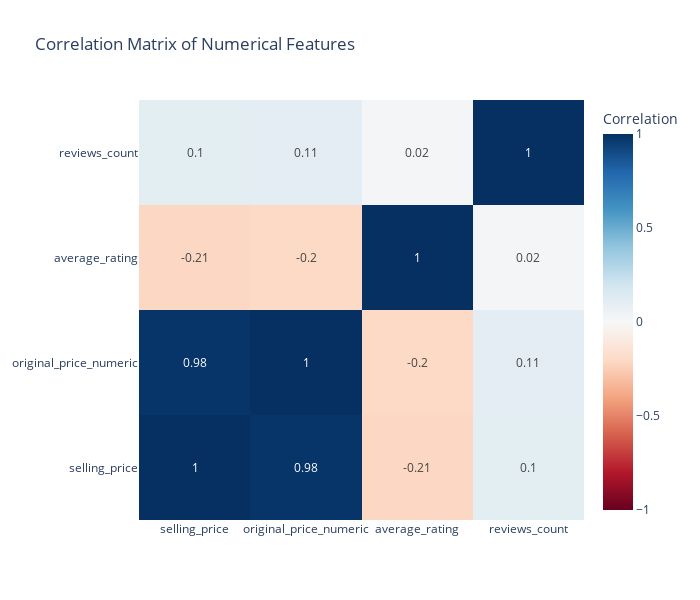
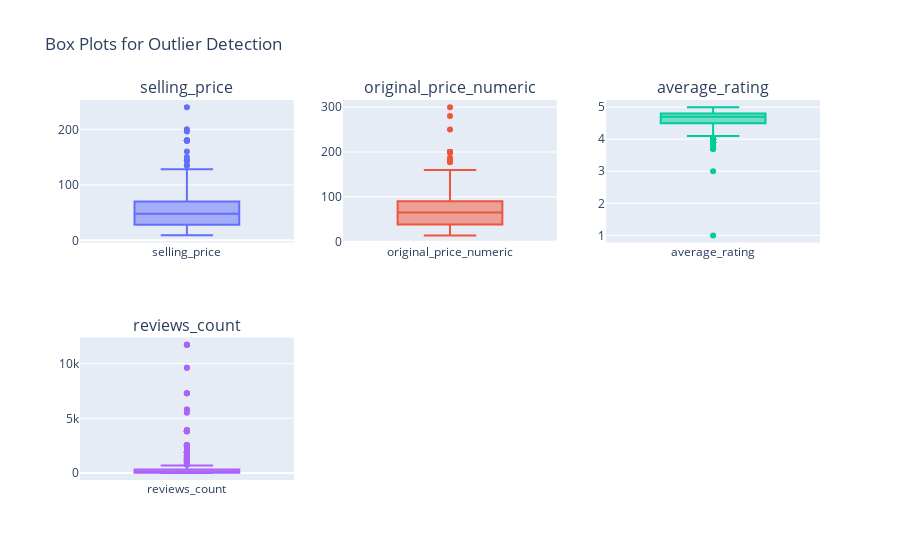
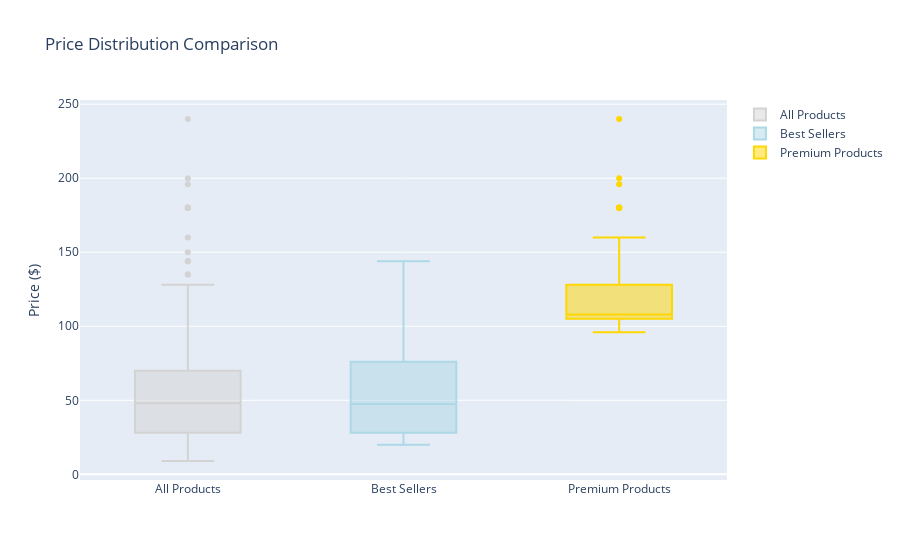
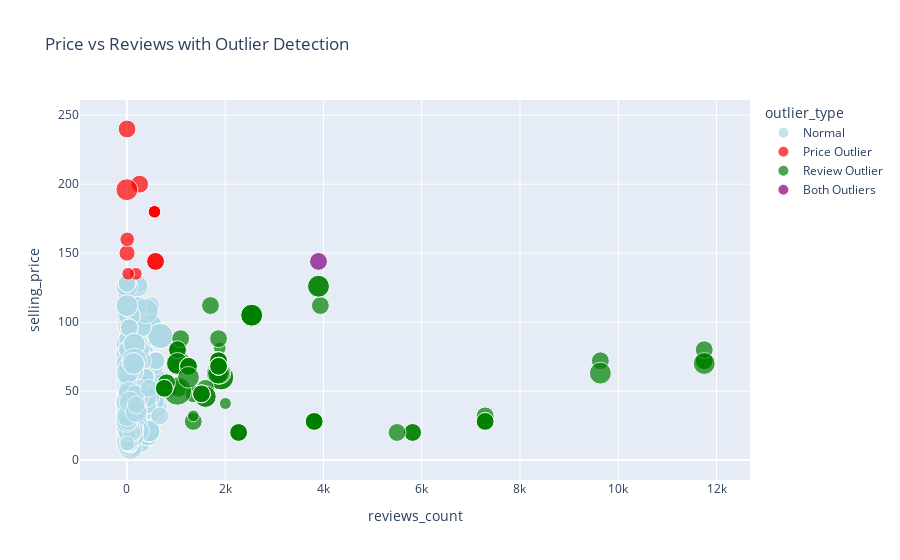

Write notebook code for charts like these, in order.
### Markdown cell above
## Correlation and Outliers Analysis

Before proceeding with statistical analysis, we'll examine:
- **Correlation patterns** between numerical features
- **Outliers detection** using multiple methods (IQR, Z-score)
- **Impact of outliers** on our key metrics

This will help us understand data quality and identify potential anomalies that might affect our business insights.

### Code cell
import plotly.express as px
import plotly.graph_objects as go
from plotly.subplots import make_subplots

# 1. Interactive Correlation Heatmap
numerical_cols = ['selling_price', 'original_price_numeric', 
                  'average_rating', 'reviews_count']

corr_matrix = df[numerical_cols].corr()

fig_corr = go.Figure(data=go.Heatmap(
    z=corr_matrix.values,
    x=corr_matrix.columns,
    y=corr_matrix.columns,
    text=corr_matrix.values.round(2),
    texttemplate='%{text}',
    colorscale='RdBu',
    zmid=0,
    colorbar=dict(title="Correlation")
))

fig_corr.update_layout(
    title='Correlation Matrix of Numerical Features',
    height=600,
    width=700
)
fig_corr.show()

# 2. Outliers Detection and Visualization
# Function to detect outliers
def detect_outliers_iqr(df, column):
    Q1 = df[column].quantile(0.25)
    Q3 = df[column].quantile(0.75)
    IQR = Q3 - Q1
    lower_bound = Q1 - 1.5 * IQR
    upper_bound = Q3 + 1.5 * IQR
    outliers = df[(df[column] < lower_bound) | (df[column] > upper_bound)]
    return outliers, lower_bound, upper_bound

# Create outlier summary
outlier_summary = []
for col in numerical_cols:
    outliers, lower, upper = detect_outliers_iqr(df, col)
    outlier_summary.append({
        'Feature': col,
        'Outlier_Count': len(outliers),
        'Outlier_%': round(len(outliers)/len(df)*100, 2),
        'Lower_Bound': round(lower, 2),
        'Upper_Bound': round(upper, 2)
    })

print("Outlier Summary:")
display(pd.DataFrame(outlier_summary))

# 3. Interactive Box Plots for all numerical features
fig_box = make_subplots(rows=2, cols=3,
                        subplot_titles=numerical_cols + [''],
                        specs=[[{"type": "box"}, {"type": "box"}, {"type": "box"}],
                               [{"type": "box"}, {"type": "box"}, {"type": "scatter"}]])

for idx, col in enumerate(numerical_cols):
    row = idx // 3 + 1
    col_pos = idx % 3 + 1
    fig_box.add_trace(go.Box(y=df[col], name=col, boxpoints='outliers'), row=row, col=col_pos)

fig_box.update_layout(height=700, title_text="Box Plots for Outlier Detection", showlegend=False)
fig_box.show()

# 4. Price Distribution Comparison (like your image)
fig_price_comp = go.Figure()

# All products
fig_price_comp.add_trace(go.Box(y=df['selling_price'], name='All Products', 
                                marker_color='lightgray'))

# Best sellers (top 20 by reviews)
best_sellers = df.nlargest(20, 'reviews_count')
fig_price_comp.add_trace(go.Box(y=best_sellers['selling_price'], name='Best Sellers',
                                marker_color='lightblue'))

# High-end products (top 10% by price)
high_end = df[df['selling_price'] > df['selling_price'].quantile(0.9)]
fig_price_comp.add_trace(go.Box(y=high_end['selling_price'], name='Premium Products',
                                marker_color='gold'))

fig_price_comp.update_layout(
    title='Price Distribution Comparison',
    yaxis_title='Price ($)',
    height=500
)
fig_price_comp.show()

# 5. Scatter plot: Price vs Reviews with outlier highlighting
# Identify outliers
price_outliers, _, _ = detect_outliers_iqr(df, 'selling_price')
review_outliers, _, _ = detect_outliers_iqr(df, 'reviews_count')

df['outlier_type'] = 'Normal'
df.loc[df.index.isin(price_outliers.index), 'outlier_type'] = 'Price Outlier'
df.loc[df.index.isin(review_outliers.index), 'outlier_type'] = 'Review Outlier'
df.loc[df.index.isin(price_outliers.index) & df.index.isin(review_outliers.index), 
       'outlier_type'] = 'Both Outliers'

fig_scatter.update_layout(height=600)
fig_scatter.show()

# Clean up temporary column
df.drop('outlier_type', axis=1, inplace=True)

### Figure 1 — Plotly figure (JSON) as saved in the notebook; plotly's stock layout.template omitted (floating-point values rounded to 4 significant figures)
{"data": [{"colorbar": {"title": {"text": "Correlation"}}, "colorscale": [[0, "rgb(103,0,31)"], [0.1, "rgb(178,24,43)"], [0.2, "rgb(214,96,77)"], [0.3, "rgb(244,165,130)"], [0.4, "rgb(253,219,199)"], [0.5, "rgb(247,247,247)"], [0.6, "rgb(209,229,240)"], [0.7, "rgb(146,197,222)"], [0.8, "rgb(67,147,195)"], [0.9, "rgb(33,102,172)"], [1, "rgb(5,48,97)"]], "text": [[1, 0.98, -0.21, 0.1], [0.98, 1, -0.2, 0.11], [-0.21, -0.2, 1, 0.02], [0.1, 0.11, 0.02, 1]], "texttemplate": "%{text}", "type": "heatmap", "x": ["selling_price", "original_price_numeric", "average_rating", "reviews_count"], "y": ["selling_price", "original_price_numeric", "average_rating", "reviews_count"], "z": [[1, 0.9799, -0.213, 0.1027], [0.9799, 1, -0.2019, 0.1071], [-0.213, -0.2019, 1, 0.02358], [0.1027, 0.1071, 0.02358, 1]], "zmid": 0}], "layout": {"height": 600, "title": {"text": "Correlation Matrix of Numerical Features"}, "width": 700, "xaxis": {"autorange": true, "range": [-0.5, 3.5], "type": "category"}, "yaxis": {"autorange": true, "range": [-0.5, 3.5], "type": "category"}}}

### Figure 2 — Plotly figure (JSON) as saved in the notebook; plotly's stock layout.template omitted (floating-point values rounded to 4 significant figures; data arrays with more than 128 entries replaced by an {"elided": "..."} marker saying what was removed)
{"data": [{"boxpoints": "outliers", "name": "selling_price", "type": "box", "xaxis": "x", "y": {"elided": "845 int values"}, "yaxis": "y"}, {"boxpoints": "outliers", "name": "original_price_numeric", "type": "box", "xaxis": "x2", "y": {"elided": "845 float values"}, "yaxis": "y2"}, {"boxpoints": "outliers", "name": "average_rating", "type": "box", "xaxis": "x3", "y": {"elided": "845 float values"}, "yaxis": "y3"}, {"boxpoints": "outliers", "name": "reviews_count", "type": "box", "xaxis": "x4", "y": {"elided": "845 int values"}, "yaxis": "y4"}], "layout": {"annotations": [{"font": {"size": 16}, "showarrow": false, "text": "selling_price", "x": 0.1444, "xanchor": "center", "xref": "paper", "y": 1, "yanchor": "bottom", "yref": "paper"}, {"font": {"size": 16}, "showarrow": false, "text": "original_price_numeric", "x": 0.5, "xanchor": "center", "xref": "paper", "y": 1, "yanchor": "bottom", "yref": "paper"}, {"font": {"size": 16}, "showarrow": false, "text": "average_rating", "x": 0.8556, "xanchor": "center", "xref": "paper", "y": 1, "yanchor": "bottom", "yref": "paper"}, {"font": {"size": 16}, "showarrow": false, "text": "reviews_count", "x": 0.1444, "xanchor": "center", "xref": "paper", "y": 0.375, "yanchor": "bottom", "yref": "paper"}], "autosize": true, "showlegend": false, "title": {"text": "Box Plots for Outlier Detection"}, "xaxis": {"anchor": "y", "autorange": true, "domain": [0, 0.2889], "range": [-0.5, 0.5], "type": "category"}, "xaxis2": {"anchor": "y2", "autorange": true, "domain": [0.3556, 0.6444], "range": [-0.5, 0.5], "type": "category"}, "xaxis3": {"anchor": "y3", "autorange": true, "domain": [0.7111, 1], "range": [-0.5, 0.5], "type": "category"}, "xaxis4": {"anchor": "y4", "autorange": true, "domain": [0, 0.2889], "range": [-0.5, 0.5], "type": "category"}, "xaxis5": {"anchor": "y5", "domain": [0.3556, 0.6444]}, "xaxis6": {"anchor": "y6", "domain": [0.7111, 1]}, "yaxis": {"anchor": "x", "autorange": true, "domain": [0.625, 1], "range": [-3.833, 252.8], "type": "linear"}, "yaxis2": {"anchor": "x2", "autorange": true, "domain": [0.625, 1], "range": [-1.889, 315.9], "type": "linear"}, "yaxis3": {"anchor": "x3", "autorange": true, "domain": [0.625, 1], "range": [0.7778, 5.222], "type": "linear"}, "yaxis4": {"anchor": "x4", "autorange": true, "domain": [0, 0.375], "range": [-651.7, 12400.0], "type": "linear"}, "yaxis5": {"anchor": "x5", "domain": [0, 0.375]}, "yaxis6": {"anchor": "x6", "domain": [0, 0.375]}}}

### Figure 3 — Plotly figure (JSON) as saved in the notebook; plotly's stock layout.template omitted (floating-point values rounded to 4 significant figures; data arrays with more than 128 entries replaced by an {"elided": "..."} marker saying what was removed)
{"data": [{"marker": {"color": "lightgray"}, "name": "All Products", "type": "box", "y": {"elided": "845 int values"}}, {"marker": {"color": "lightblue"}, "name": "Best Sellers", "type": "box", "y": [72, 72, 80, 70, 72, 63, 28, 32, 28, 28, 20, 20, 20, 112, 126, 144, 126, 28, 28, 28]}, {"marker": {"color": "gold"}, "name": "Premium Products", "type": "box", "y": [150, 160, 110, 120, 120, 105, 105, 105, 105, 135, 135, 105, 105, 96, 108, 105, 105, 105, 105, 96, 96, 128, 98, 112, 108, 108, 108, 98, 98, 112, 105, 105, 112, 105, 105, 105, 105, 105, 96, 105, 98, 200, 98, 126, 144, 126, 112, 96, 126, 144, 144, 112, 112, 96, 108, 96, 196, 105, 180, 180, 96, 105, 96, 105, 96, 240, 108, 96, 126, 128, 96, 180, 180, 180, 180, 180, 180, 180, 128, 128, 112, 112]}], "layout": {"autosize": true, "title": {"text": "Price Distribution Comparison"}, "xaxis": {"autorange": true, "range": [-0.5, 2.5], "type": "category"}, "yaxis": {"autorange": true, "range": [-3.833, 252.8], "title": {"text": "Price ($)"}, "type": "linear"}}}

### Figure 4 — Plotly figure (JSON) as saved in the notebook; plotly's stock layout.template omitted (floating-point values rounded to 4 significant figures; data arrays with more than 128 entries replaced by an {"elided": "..."} marker saying what was removed)
{"data": [{"customdata": {"elided": "734x3 mixed values"}, "hovertemplate": "outlier_type=Normal<br>reviews_count=%{x}<br>selling_price=%{y}<br>discount_percentage=%{marker.size}<br>name=%{customdata[0]}<br>category=%{customdata[1]}<br>average_rating=%{customdata[2]}<extra></extra>", "legendgroup": "Normal", "marker": {"color": "lightblue", "size": {"elided": "734 float values"}, "sizemode": "area", "sizeref": 0.125, "symbol": "circle"}, "mode": "markers", "name": "Normal", "orientation": "v", "showlegend": true, "type": "scatter", "x": {"elided": "734 int values"}, "xaxis": "x", "y": {"elided": "734 int values"}, "yaxis": "y"}, {"customdata": [["Five Ten Kestrel Lace Mountain Bike Shoes", "Shoes", 4.8], ["Five Ten Hiangle Pro Competition Climbing Shoes", "Shoes", 3.7], ["ZX 2K Boost 2.0 Shoes", "Shoes", 4.7], ["ZX 2K Boost Pure Shoes", "Shoes", 4.3], ["Marvel Predator Freak.1 Firm Ground Cleats", "Shoes", 4.3], ["Ultraboost DNA 1.0 Shoes", "Shoes", 4.8], ["Ultraboost DNA 1.0 Shoes", "Shoes", 4.8], ["Blue Version Luxe Backpack", "Accessories", 5], ["4D Fusio Shoes", "Shoes", 4.2], ["4D Fusio Shoes", "Shoes", 4.2], ["Terrex Primeknit Rain.RDY Jacket", "Clothing", 5], ["4D Fusio Shoes", "Shoes", 4.2], ["4D Fusio Shoes", "Shoes", 4.2], ["4D Fusio Shoes", "Shoes", 4.2], ["4D Fusio Shoes", "Shoes", 4.2], ["4D Fusio Shoes", "Shoes", 4.2], ["4D Fusio Shoes", "Shoes", 4.2], ["4D Fusio Shoes", "Shoes", 4.2]], "hovertemplate": "outlier_type=Price Outlier<br>reviews_count=%{x}<br>selling_price=%{y}<br>discount_percentage=%{marker.size}<br>name=%{customdata[0]}<br>category=%{customdata[1]}<br>average_rating=%{customdata[2]}<extra></extra>", "legendgroup": "Price Outlier", "marker": {"color": "red", "size": [16.36, 13.37, 10, 10, 20, 20, 20, 30, 10, 10, 20, 10, 10, 10, 10, 10, 10, 10], "sizemode": "area", "sizeref": 0.125, "symbol": "circle"}, "mode": "markers", "name": "Price Outlier", "orientation": "v", "showlegend": true, "type": "scatter", "x": [4, 7, 183, 26, 260, 584, 584, 1, 562, 562, 4, 562, 562, 562, 562, 562, 562, 562], "xaxis": "x", "y": [150, 160, 135, 135, 200, 144, 144, 196, 180, 180, 240, 180, 180, 180, 180, 180, 180, 180], "yaxis": "y"}, {"customdata": {"elided": "92x3 mixed values"}, "hovertemplate": "outlier_type=Review Outlier<br>reviews_count=%{x}<br>selling_price=%{y}<br>discount_percentage=%{marker.size}<br>name=%{customdata[0]}<br>category=%{customdata[1]}<br>average_rating=%{customdata[2]}<extra></extra>", "legendgroup": "Review Outlier", "marker": {"color": "green", "size": [30, 20, 20, 40, 40, 20, 20, 20, 20, 20, 20, 20, 20, 20, 20, 30, 20, 20, 20, 20, 20, 10, 30, 20, 20, 20, 20, 20, 30, 20, 20, 20, 50, 20, 20, 20, 30, 20, 20, 30, 20, 20, 20, 20, 8.57, 30, 20, 20, 30, 20, 20, 30, 30, 30, 20, 30, 30, 30, 30, 30, 29.23, 20, 29.23, 10, 30, 20, 20, 30, 20, 20, 20, 20, 30, 20, 20, 20, 20, 20, 20, 29.41, 20, 20, 30, 8.89, 20, 20, 20, 20, 20, 20, 20, 20], "sizemode": "area", "sizeref": 0.125, "symbol": "circle"}, "mode": "markers", "name": "Review Outlier", "orientation": "v", "showlegend": true, "type": "scatter", "x": [2540, 808, 838, 1918, 1918, 3812, 3812, 3812, 3812, 3812, 3812, 762, 7291, 838, 7291, 1891, 5815, 7291, 838, 5815, 7291, 1891, 1891, 1050, 2274, 2274, 5499, 2274, 1047, 1365, 1047, 1047, 1030, 1030, 1095, 1030, 1030, 1095, 1030, 1030, 11750, 11750, 11750, 1352, 1352, 11750, 1841, 9636, 9636, 1841, 1841, 1841, 2540, 2540, 3938, 2540, 2540, 2540, 2540, 2540, 1599, 1599, 1599, 843, 2540, 808, 1866, 3900, 1866, 1254, 1866, 1254, 1866, 1866, 1254, 1254, 1866, 1866, 1866, 1254, 1866, 1866, 3900, 2005, 1866, 1518, 1702, 1518, 1518, 762, 762, 762], "xaxis": "x", "y": [105, 56, 52, 60, 60, 28, 28, 28, 28, 28, 28, 52, 28, 52, 32, 63, 20, 28, 52, 20, 28, 81, 63, 52, 20, 20, 20, 20, 70, 48, 80, 80, 50, 80, 72, 80, 70, 88, 80, 70, 72, 72, 80, 28, 32, 70, 72, 72, 63, 72, 72, 63, 105, 105, 112, 105, 105, 105, 105, 105, 46, 52, 46, 54, 105, 56, 88, 126, 72, 68, 72, 68, 63, 72, 68, 68, 72, 68, 68, 60, 68, 68, 126, 41, 68, 48, 112, 48, 48, 52, 52, 52], "yaxis": "y"}, {"customdata": [["Ultraboost 21 Shoes", "Shoes", 4.6]], "hovertemplate": "outlier_type=Both Outliers<br>reviews_count=%{x}<br>selling_price=%{y}<br>discount_percentage=%{marker.size}<br>name=%{customdata[0]}<br>category=%{customdata[1]}<br>average_rating=%{customdata[2]}<extra></extra>", "legendgroup": "Both Outliers", "marker": {"color": "purple", "size": [20], "sizemode": "area", "sizeref": 0.125, "symbol": "circle"}, "mode": "markers", "name": "Both Outliers", "orientation": "v", "showlegend": true, "type": "scatter", "x": [3900], "xaxis": "x", "y": [144], "yaxis": "y"}], "layout": {"autosize": true, "legend": {"itemsizing": "constant", "title": {"text": "outlier_type"}, "tracegroupgap": 0}, "title": {"text": "Price vs Reviews with Outlier Detection"}, "xaxis": {"anchor": "y", "autorange": true, "domain": [0, 1], "range": [-950.7, 12680.0], "title": {"text": "reviews_count"}, "type": "linear"}, "yaxis": {"anchor": "x", "autorange": true, "domain": [0, 1], "range": [-13.38, 260.2], "title": {"text": "selling_price"}, "type": "linear"}}}
